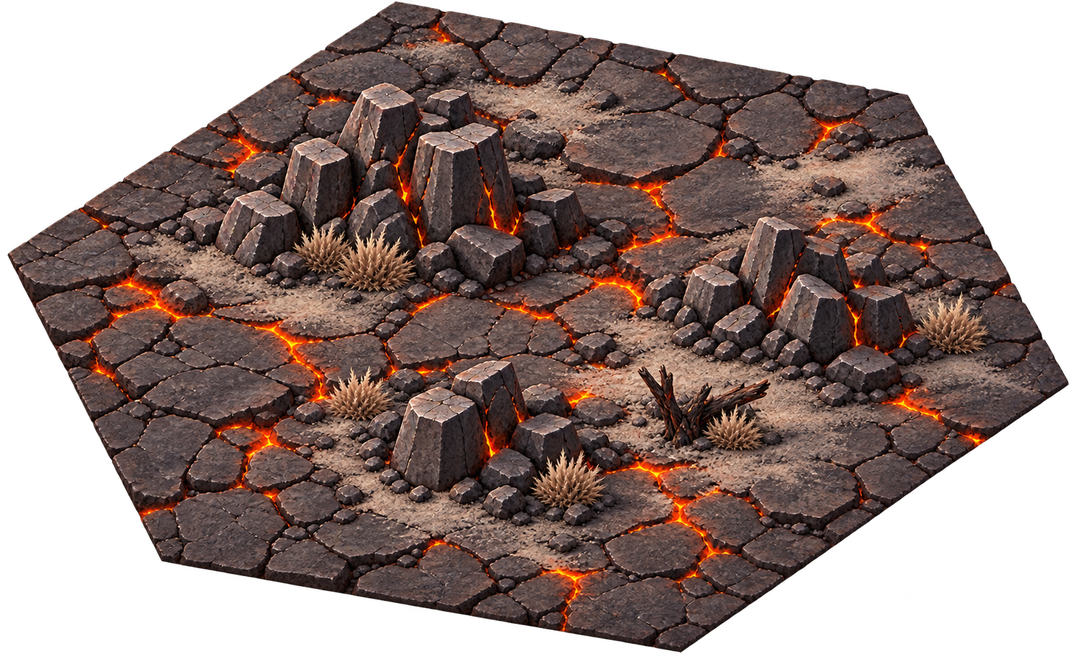
#> input picture art-reference/map/outputs/ash-1.png, 1075 x 656 px, shrunk from 1605 x 980 before the run; its folder holds only this picture in this run
$ python map-sprites.py
#> lines starting #> are read from the running program, lines starting #| are printed output that depends on the picture
"""Read sprite alpha bounds for consistent feet and scale. Run after changing map PNGs.

Requires Pillow in the tooling environment; does not alter source images.
"""
import json
from pathlib import Path
from PIL import Image

root = Path(__file__).resolve().parent.parent
public = root / 'game/public'
bounds = {}
for path in sorted((public / 'map').rglob('*.png')):
    with Image.open(path) as image:
#> image is the input picture: PIL image 1075x656 RGBA; mean R, G, B, A 66.1, 47.9, 43, 166.6
        alpha = image.convert('RGBA').getchannel('A')
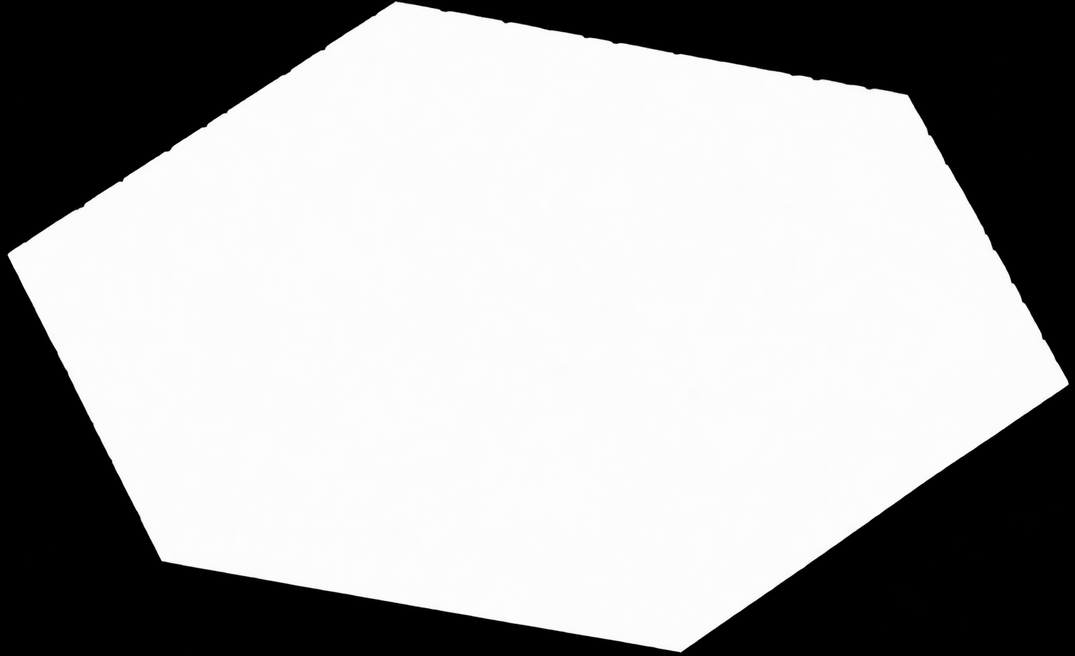
#> alpha: PIL image 1075x656 L; min 0, max 255, mean 166.6
        box = alpha.point(lambda value: 255 if value > 32 else 0).getbbox()
#> box = (7, 1, 1069, 653)
        if box:
            left, top, right, bottom = box
#> left = 7; top = 1; right = 1069; bottom = 653
#> (the run stopped early here; a loop or call above may not have finished)

$ run again, on art-reference/map/references/forest-original-style.png
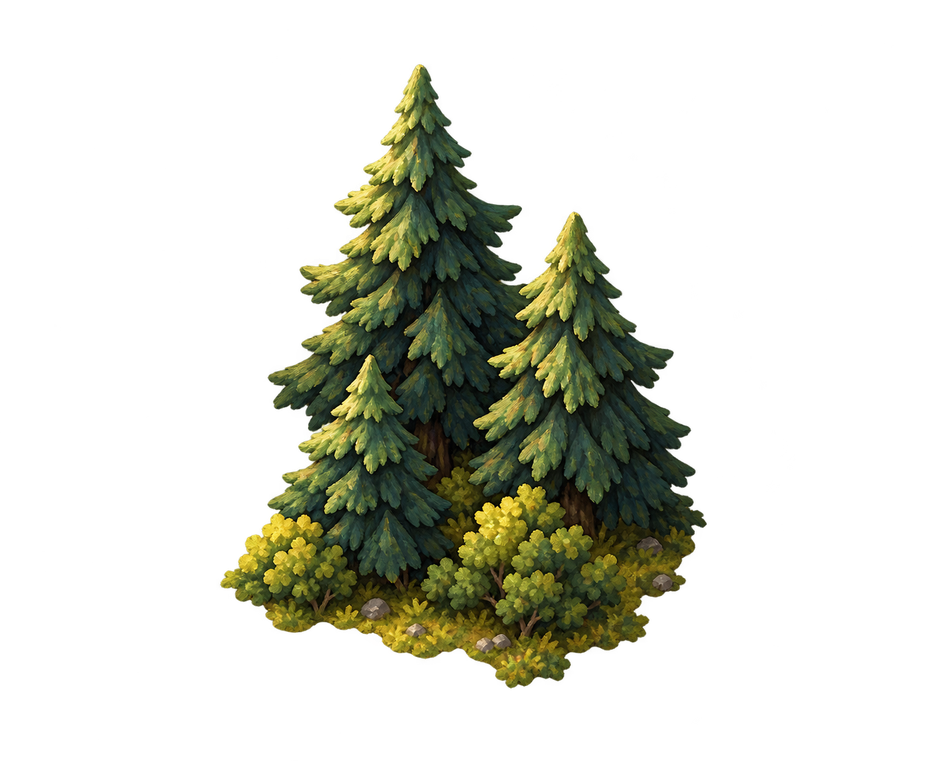
#> input picture art-reference/map/references/forest-original-style.png, 928 x 761 px, shrunk from 1385 x 1136 before the run
#> image is the input picture: PIL image 928x761 RGBA; mean R, G, B, A 18.9, 20.3, 9.3, 59.2
#> `alpha = image.convert('RGBA').getchannel('A')`:
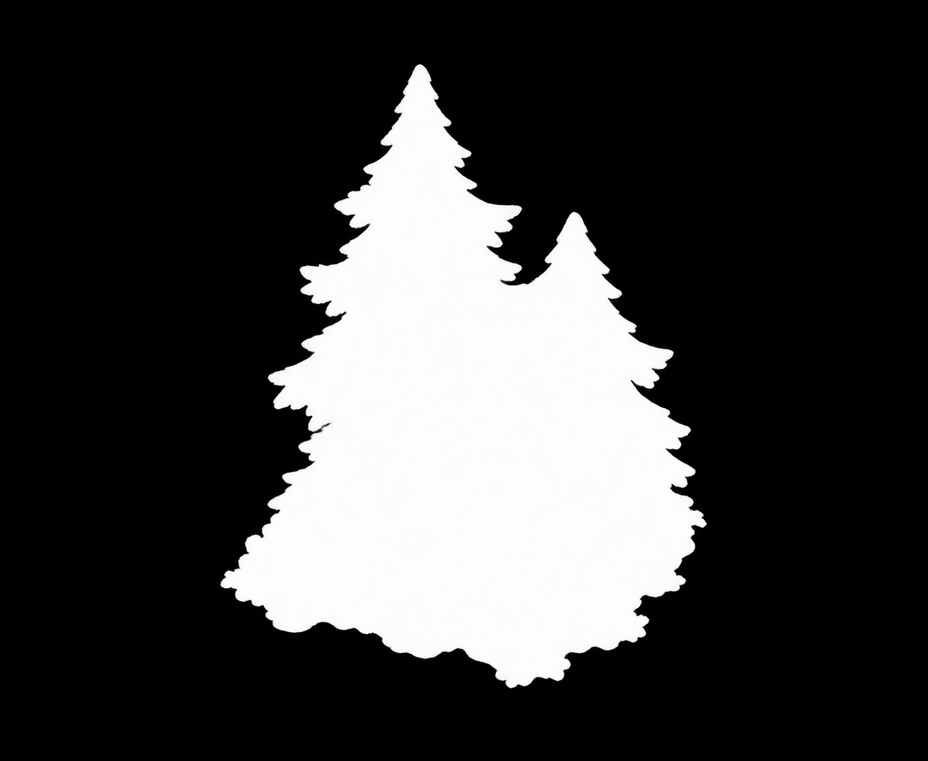
#> alpha: PIL image 928x761 L; min 0, max 255, mean 59.2
#> box = (220, 64, 707, 689)
#> left = 220; top = 64; right = 707; bottom = 689

$ run again, on art-reference/map/outputs/grass-1.png
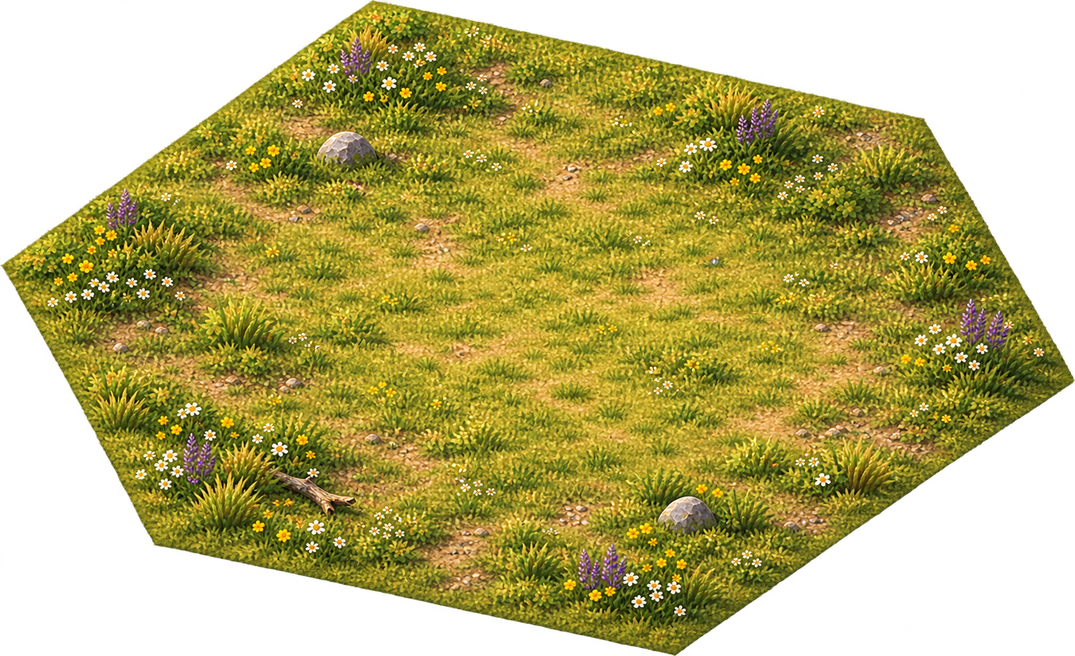
#> input picture art-reference/map/outputs/grass-1.png, 1075 x 656 px, shrunk from 1605 x 980 before the run
#> image is the input picture: PIL image 1075x656 RGBA; mean R, G, B, A 98.4, 89.9, 27, 164.6
#> `alpha = image.convert('RGBA').getchannel('A')`:
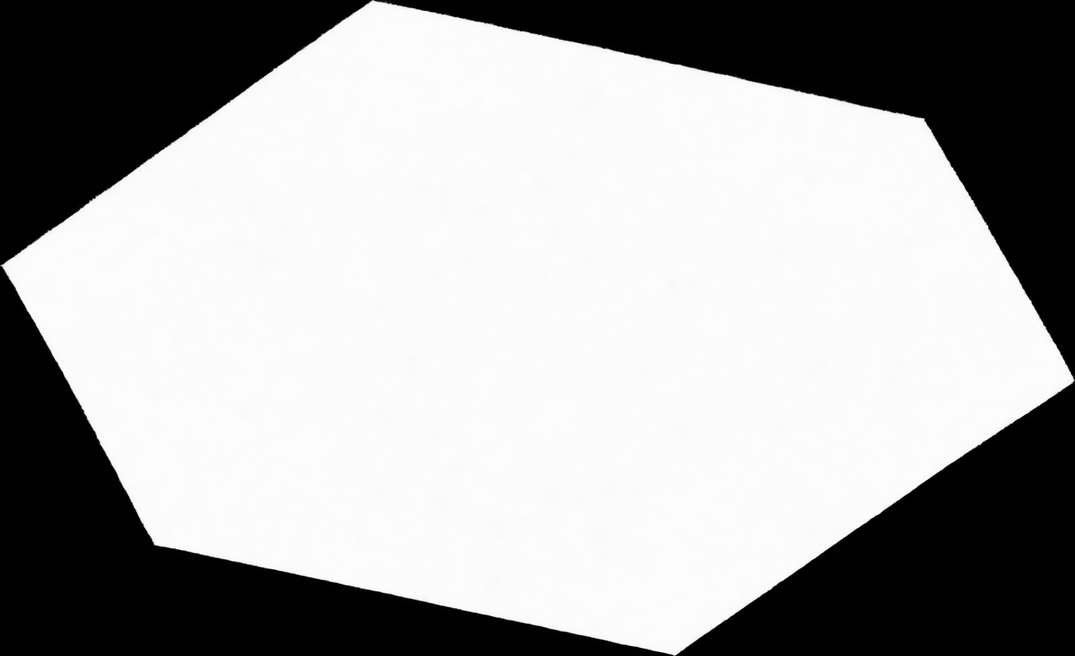
#> alpha: PIL image 1075x656 L; min 0, max 255, mean 164.6
#> box = (0, 0, 1075, 656)
#> left = 0; right = 1075; bottom = 656
